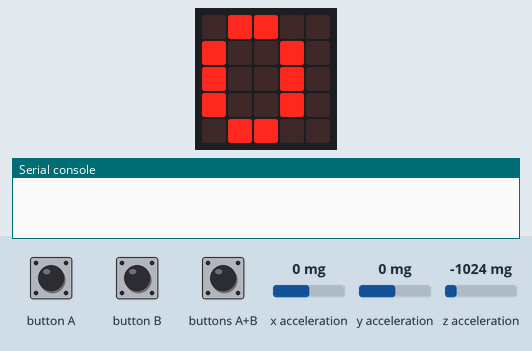
A program run on a simulated BBC micro:bit running MicroPython. Shown: the board's 5×5 LED display, the last lines printed to the serial console. The test bench sets the inputs (shaded band); at power-on: x acceleration 0 mg, y acceleration 0 mg, z acceleration -1024 mg. No radio messages arrive unless stated (any console line starting 'radio sent:' is added by the test bench).

Above: at 1.2 s.
1.3 s: buttons A+B pressed for 3.2 s
At 5.5 s:
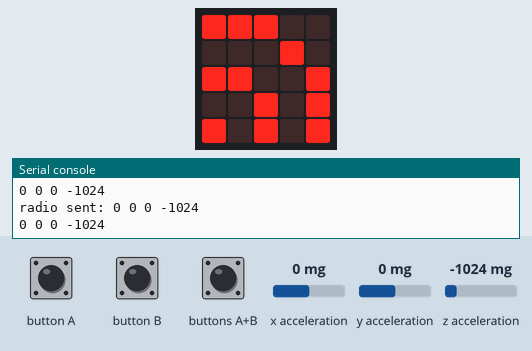
6.0 s: buttons A+B pressed for 1 s
At 6.4 s:
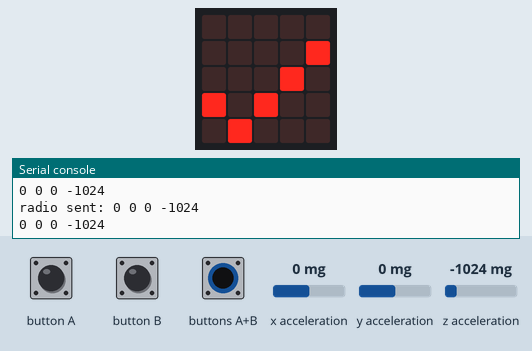
8.5 s: button B pressed for 0.15 s
At 8.9 s:
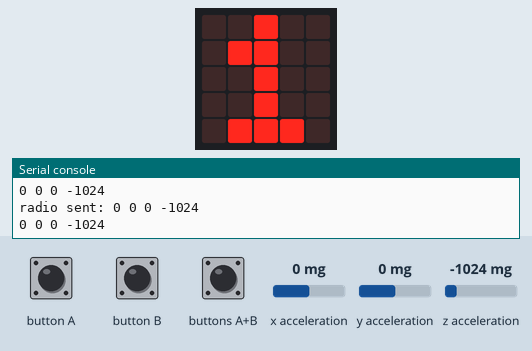
10.1 s: button B pressed for 1 s
At 11.3 s:
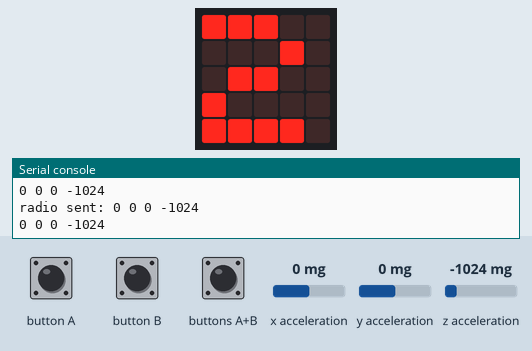
12.6 s: button A pressed for 3.2 s
At 13.2 s:
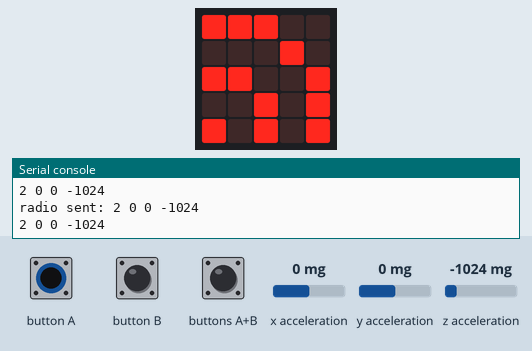
Timing chart, 0 to 15.6 s (numbered marks = the images above; inputs shaded):
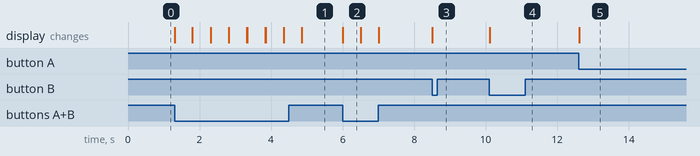

Measured:
- after the input at 1.3 s, the display: first changes at once (image 1 shows a later state)
- after the input at 6.0 s, the display: changes at once (image 2)
- after the input at 8.5 s, the display: changes at once (image 3)
- after the input at 10.1 s, the display: changes at once (image 4)
- after the input at 12.6 s, the display: changes at once (image 5)
- what the display in image 2 shows lasts 0.5 s, from 6.0 s to 6.5 s

The program:

sensor.py
```python
import radio
from microbit import *

# device ID can be any number or letter
id_int = 0
id_str = "0"
ids = "01234567890ABCDEFGHIJKLMNOPQRSTUVWXYZ"

# wifi style sending icon
image_send = Image("99900:"
                   "00090:"
                   "99009:"
                   "00909:"
                   "90909")

# modes:
MODE_OFF = 0
MODE_TEMPORARILY_ON = 1
MODE_TOGGLED_ON = 2
mode = MODE_OFF
while True:
    # Press and hold button a to transmit accelerometer data
    if button_a.is_pressed():
        mode = MODE_TEMPORARILY_ON
        if button_b.is_pressed():
            mode = MODE_TOGGLED_ON
            display.show(Image.YES)
            sleep(500)

            # keep holding both buttons to turn sending back off
            if button_b.was_pressed() and button_a.is_pressed():
                display.show(Image.NO)
                sleep(500)
                mode = MODE_OFF
    else:
        if mode == MODE_TEMPORARILY_ON:
            mode = MODE_OFF

        # press button b to toggle device ID
        if button_b.was_pressed():
            id_int = (id_int + 1) % len(ids)
            id_str = ids[id_int]
        display.show(id_str)

    # transmit accelerometer values unless in OFF mode
    if mode > 0:
        display.show(image_send)
        x = accelerometer.get_x()
        y = accelerometer.get_y()
        z = accelerometer.get_z()
        msg = "{} {} {} {}".format(id_str, x,y,z)

        # send via radio
        radio.send(msg)

        # output to REPL (for debugging)
        print(msg)
    sleep(10)
```
